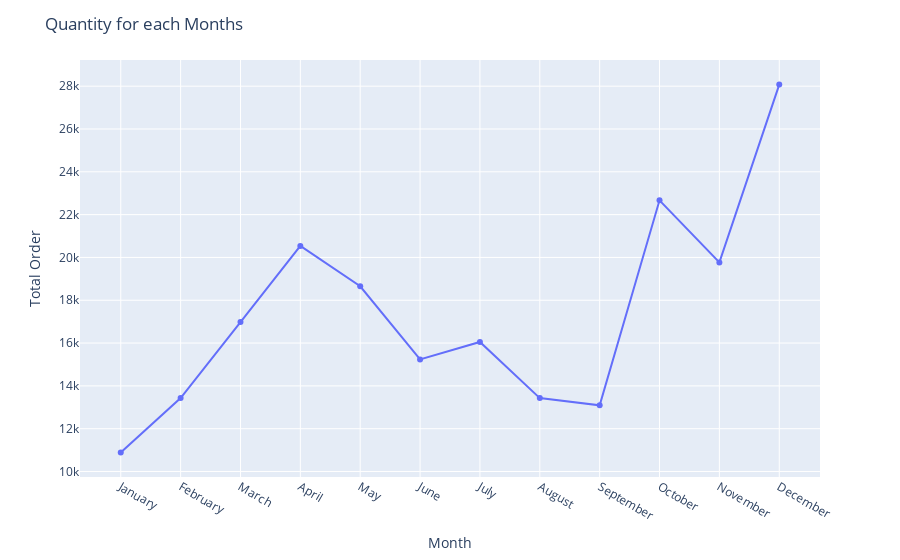

The notebook cell this image was saved under:
### Code cell
# Define the order of months for sortin like this becouse in i sortin the data by Sales
month_order = ['January', 'February', 'March', 'April', 'May', 'June', 'July', 'August', 'September', 'October', 'November', 'December']

# Set the 'Month Name' column as a categorical variable with custom order
Quantity_by_month_df['Month Name'] = pd.Categorical(Quantity_by_month_df['Month Name'], categories=month_order, ordered=True)

# Sort the DataFrame by the custom order of months
Quantity_by_month_df = Quantity_by_month_df.sort_values('Month Name')

# Create a line chart using plotly express
fig = px.line(Quantity_by_month_df, x='Month Name', y='Quantity Ordered', markers=True, line_shape='linear')

# Update axis labels and title
fig.update_layout(
    title='Quantity for each Months',
    xaxis_title='Month',
    yaxis_title='Total Order',
    xaxis=dict(tickmode='array', tickvals=list(month_order), ticktext=list(month_order))
)

# Show the plot
fig.show()

### Figure 1 — Plotly figure (JSON) as saved in the notebook; plotly's stock layout.template omitted (floating-point values rounded to 4 significant figures)
{"data": [{"hovertemplate": "Month Name=%{x}<br>Quantity Ordered=%{y}<extra></extra>", "legendgroup": "", "line": {"color": "#636efa", "dash": "solid", "shape": "linear"}, "marker": {"symbol": "circle"}, "mode": "lines+markers", "name": "", "orientation": "v", "showlegend": false, "type": "scatter", "x": ["January", "February", "March", "April", "May", "June", "July", "August", "September", "October", "November", "December"], "xaxis": "x", "y": [10893, 13431, 16979, 20536, 18653, 15234, 16054, 13429, 13091, 22669, 19769, 28074], "yaxis": "y"}], "layout": {"legend": {"tracegroupgap": 0}, "margin": {"t": 60}, "title": {"text": "Quantity for each Months"}, "xaxis": {"anchor": "y", "domain": [0, 1], "tickmode": "array", "ticktext": ["January", "February", "March", "April", "May", "June", "July", "August", "September", "October", "November", "December"], "tickvals": ["January", "February", "March", "April", "May", "June", "July", "August", "September", "October", "November", "December"], "title": {"text": "Month"}}, "yaxis": {"anchor": "x", "domain": [0, 1], "title": {"text": "Total Order"}}}}
